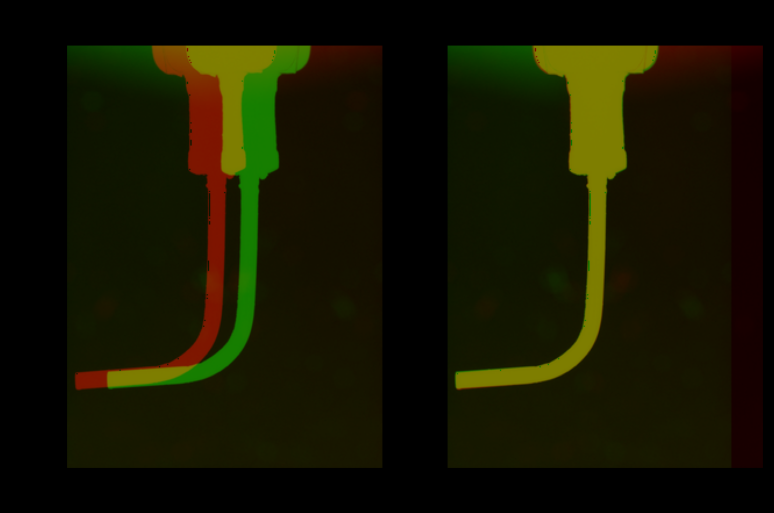
#> input picture sliding_autoalign/alignment.png, 1548 x 1026 px (shown at 1/2 size)
$ python -i srayan_autoalign.py   (imports and definitions only)
#> lines starting #> are read from the running program, lines starting #| are printed output that depends on the picture
import numpy as np
from skimage import io
import matplotlib.pyplot as plt
import cv2
from tqdm import tqdm
from skimage.transform import iradon
import gc  # garbage collection to manage ram usage


def recolour_image(before, bgr=[1.5, 0.75, 1.25]):
    """
    Recolour greyscale image `before` to new colour `bgr`
    in blue-green-red format

    Adapted from: https://stackoverflow.com/a/58142700
    """

    before = cv2.cvtColor(before, cv2.COLOR_GRAY2BGR)
    b, g, r = cv2.split(before)

    np.multiply(b, bgr[0], out=b, casting="unsafe")
    np.multiply(g, bgr[1], out=g, casting="unsafe")
    np.multiply(r, bgr[2], out=r, casting="unsafe")

    after = cv2.merge([b, g, r])

    return after


def split_images(im):
    """
    Return first and mid-point images from stack
    """

    return im[0], im[int(len(im) / 2)]


def overlay_images(img1, img2, translation):
    """
    Recolour two greyscale images to red and green,
    flip second image,
    overlay with 50% transparency
    """

    M = np.float32([[1, 0, translation], [0, 1, 0]])

    img_0 = recolour_image(img1, bgr=[0, 0, 255])
    img_180 = np.fliplr(recolour_image(img2, bgr=[0, 255, 0]))
    img_180_shift = cv2.warpAffine(img_180, M, (img_180.shape[1], img_180.shape[0]))
    blended = cv2.addWeighted(img_0, 0.5, img_180_shift, 0.5, 0.0)
    blended = cv2.cvtColor(blended, cv2.COLOR_BGR2RGB)

    return blended


def subtract_images(img1, img2, translation):
    """
    Translate second image relative to first, and subtract
    """

    M = np.float32([[1, 0, translation], [0, 1, 0]])

    img2 = np.fliplr(img2)
    img_180_shift = cv2.warpAffine(img2, M, (img2.shape[1], img2.shape[0]))
    subtracted = cv2.subtract(img1, img_180_shift)

    return subtracted


def misalignment(img1, img2, offset):
    """
    Return sum of intensity in central half of difference
    between two images, as measure of misalignment
    """

    x = subtract_images(img1, img2, offset)
    width = np.shape(x)[1]
    intensity = np.concatenate(x[:, width // 4 : width * 3 // 4]).sum()

    return intensity


# [15 lines left out: function align_images, not called in this run]


def align_images_debug(img1, img2, frac=4):
    """
    Slide two images past each other and find offset which minimises misalignment
    """

    width = img1.shape[1]
    frac = frac  # decreasing factor tries larger range of offsets
    offsets = np.arange(
        -width // frac, width // frac
    )  # working with integer offsets only
    misalignments = [misalignment(img1, img2, i) for i in tqdm(offsets)]
    stack = np.column_stack((offsets, misalignments))
    optimal = stack[np.argmin(stack[:, 1]), 0]

    return optimal, offsets, misalignments


def plot_alignment_debug(im, frac=4):
    """
    Split image, align front and back projections, and plot
    """

    img1, img2 = split_images(im)
    optimal, offsets, misalignments = align_images_debug(img1, img2, frac)
    f, axes = plt.subplots(1, 2)
    axes[0].imshow(overlay_images(img1, img2, 0).astype(np.uint8))  # rescale to [0,255]
    axes[0].set_title("Original")
    axes[1].imshow(overlay_images(img1, img2, optimal).astype(np.uint8))
    axes[1].set_title(f"Aligned (offset {int(optimal)} px)")
    plt.show()
    return offsets, misalignments


# [73 lines left out: functions plot_alignment, apply_offset, recon, recon_part, disp_slices, not called in this run]

>>> import cv2
>>> picture = cv2.imread('alignment.png')
#> picture is the input picture: shape (1026, 1548, 3); mean B, G, R 0, 21.1, 21.3
>>> result = plot_alignment_debug(picture)
#> in plot_alignment_debug, `img1, img2 = split_images(im)`: img1 = 1548 rows, first 8: [0, 0, 0], [0, 0, 0], [0, 0, 0], [0, 0, 0], [0, 0, 0], [0, 0, 0], [0, 0, 0], [0, 0, 0]; img2 has the same summary as img1
#> in align_images_debug, `misalignments = [misalignment(img1, img2, i) for i in tqdm(offsets)]`: misalignments = [0]
#> in align_images_debug, `stack = np.column_stack((offsets, misalignments))`: stack = [[-1, 0]]
#> in align_images_debug, `optimal = stack[np.argmin(stack[:, 1]), 0]`: optimal = -1
#> in plot_alignment_debug, `optimal, offsets, misalignments = align_images_debug(img1, img2, frac)`: offsets = [-1]; misalignments = [0]
#> in recolour_image, `b, g, r = cv2.split(before)`: b has the same summary as img1 in plot_alignment_debug; g has the same summary as img1 in plot_alignment_debug; r has the same summary as img1 in plot_alignment_debug
#> in plot_alignment_debug, `plt.show()`:
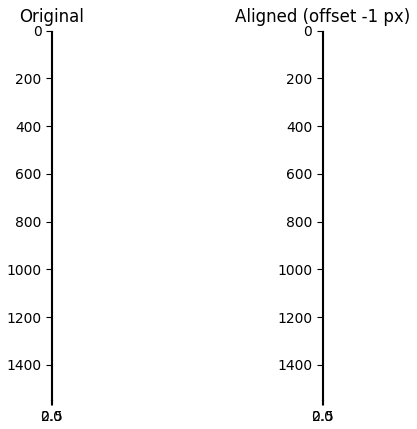
#> figure drawn by matplotlib, 2 panels
#> result = ([-1], [0])
